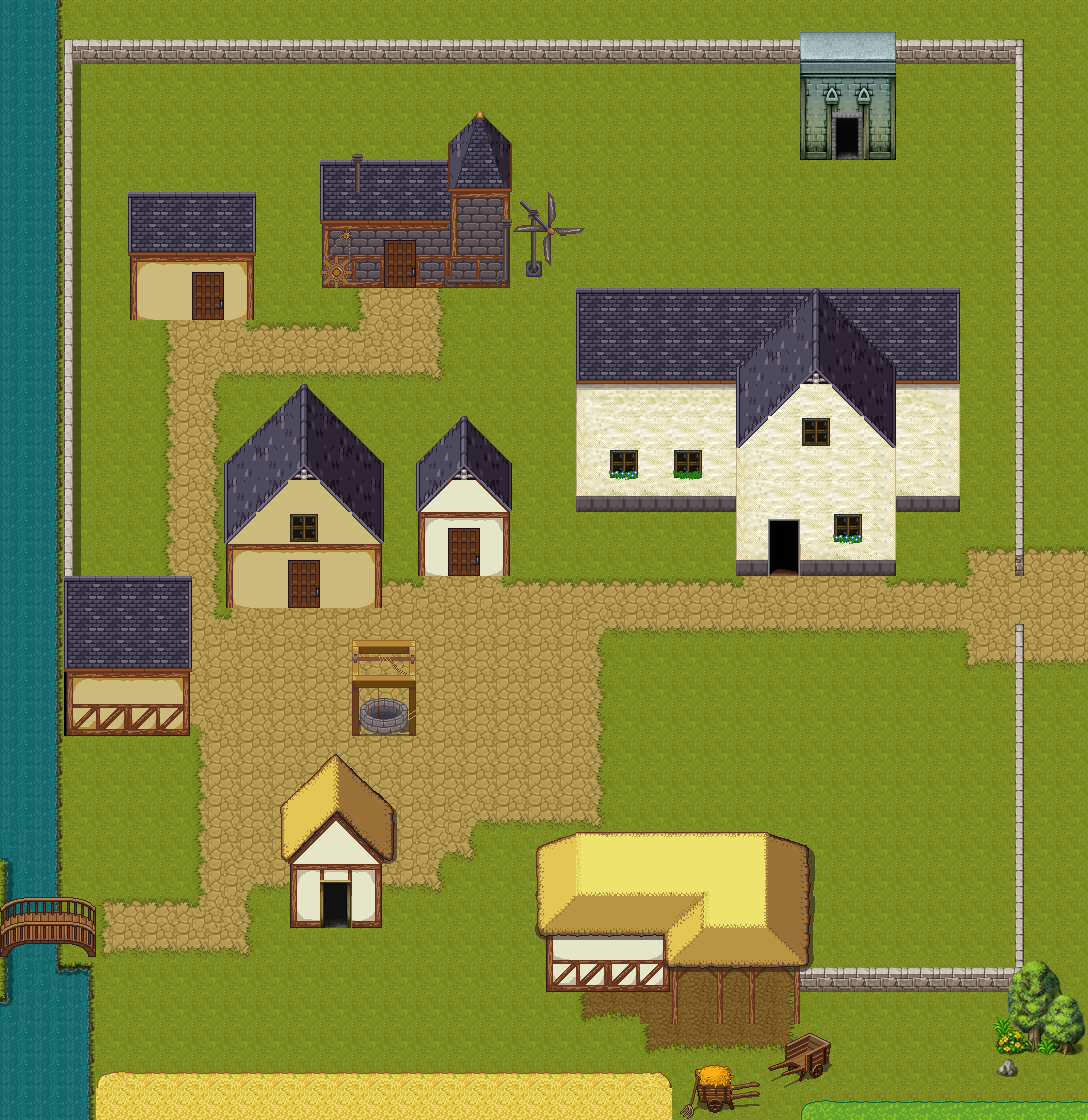

The image is a tile-based game level rendered from a .tmx file. Its description and source (layers, tilesets, objects; grid data summarised) follow:
An orthogonal 34x35 tile map with 32x32 px tiles, 4 tile layers (ground1, ground2, terrain, terrain2), 7 tilesets and 63 objects (4x PORTAL, carriage, malo, chien_jaune, portal5, ...).

<map version="1.0" tiledversion="1.1.3" orientation="orthogonal" renderorder="right-up" width="34" height="35" tilewidth="32" tileheight="32" infinite="0" nextobjectid="105">
 <properties>
  <property name="music" value="THEME_VILLAGE" />
 </properties>
 <tileset firstgid="1" source="terrain.tsx" />
 <tileset firstgid="1025" source="cottage.tsx" />
 <tileset firstgid="1281" source="cottage_roof.tsx" />
 <tileset firstgid="1537" source="Celianna_TileA2.tsx" />
 <tileset firstgid="2017" source="Celianna_TileA1.tsx" />
 <tileset firstgid="2497" source="spring_E2_Candacis.tsx" />
 <tileset firstgid="2753" source="spring_D2_Candacis.tsx" />
 <layer name="ground1" width="34" height="35">
  <data>[1190 cells, 1190 non-empty, 27 distinct tile ids]</data>
 </layer>
 <layer name="ground2" width="34" height="35">
  <data>[1190 cells, 121 non-empty, 25 distinct tile ids]</data>
 </layer>
 <layer name="terrain" width="34" height="35">
  <data>[1190 cells, 331 non-empty, 132 distinct tile ids]</data>
 </layer>
 <layer name="terrain2" width="34" height="35">
  <data>[1190 cells, 143 non-empty, 95 distinct tile ids]</data>
 </layer>
 <objectgroup name="zindex">
  <object id="16" x="192" y="736">
   <polygon points="0,0 -112,0 -112,-160 0,-160" />
  </object>
  <object id="17" x="352" y="640">
   <polygon points="0,0 0,96 64,96 64,0" />
  </object>
  <object id="19" x="1011" y="593">
   <polygon points="0,32 0,48 16,48 16,32" />
  </object>
  <object id="29" x="736" y="576">
   <polygon points="0,0 160,0 160,-64 0,-64" />
  </object>
  <object id="30" x="576" y="512">
   <polygon points="0,0 384,0 384,-224 0,-224" />
  </object>
  <object id="31" x="416" y="928">
   <polygon points="-128,0 -128,-64 -136,-72 -136,-120 -80,-176 -24,-120 -24,-72 -32,-64 -32,0" />
  </object>
  <object id="44" x="672" y="1024">
   <polygon points="0,0 0,-192 88,-192 136,-176 136,-64 128,-56 128,0" />
  </object>
  <object id="45" x="672" y="992">
   <polygon points="0,0 -128,0 -128,-56 -136,-64 -136,-144 -96,-160 0,-160" />
  </object>
  <object id="46" x="800" y="965">
   <polygon points="0,0 0,27 212,27 212,0" />
  </object>
  <object id="47" x="696" y="1064">
   <polygon points="0,0 0,24 -16,48 0,48 64,40 64,16 40,16 32,0" />
  </object>
  <object id="48" x="776" y="1048">
   <polygon points="0,0 -8,24 56,24 56,-8 32,-16" />
  </object>
  <object id="49" x="104" y="1072">
   <polygon points="0,0 -8,8 -8,48 568,48 568,16 552,0" />
  </object>
  <object id="54" x="136" y="200">
   <polygon points="-8,-8 -8,120 120,120 120,-8" />
  </object>
  <object id="79" x="801" y="34">
   <polygon points="0,0 -1,126 99,124 94,-1" />
  </object>
  <object id="96" x="0" y="914.667" width="97.3333" height="160.667" />
  <object id="99" x="320" y="108" width="192" height="182.667" />
  <object id="100" x="514" y="193.333" width="72" height="86.6667" />
  <object id="103" x="224" y="384" width="160" height="225.333" />
  <object id="104" x="416.667" y="414.667" width="95.3333" height="163.333" />
 </objectgroup>
 <objectgroup name="collision">
  <object id="1" x="1012.67" y="60">
   <polygon points="0,0 0,514.667 75.3333,514.667 75.3333,0" />
  </object>
  <object id="2" x="33" y="4">
   <polygon points="-32,0 -32,64 1056,64 1056,0" />
  </object>
  <object id="7" x="1013.67" y="616">
   <polygon points="0,24 0,376 73.3333,376 73.3333,24" />
  </object>
  <object id="8" x="1024" y="568">
   <polygon points="40,-8 40,72 64,72 64,-8" />
  </object>
  <object id="10" x="416" y="512">
   <polygon points="0,0 0,64 96,64 96,0" />
  </object>
  <object id="11" x="192" y="640">
   <polygon points="0,0 0,96 -112,96 -112,0" />
  </object>
  <object id="12" x="352" y="704">
   <polygon points="0,0 0,32 64,32 64,0" />
  </object>
  <object id="25" x="224" y="608">
   <polygon points="0,0 0,-96 160,-96 160,0" />
  </object>
  <object id="27" x="576" y="416">
   <polygon points="0,0 0,96 384,96 384,0" />
  </object>
  <object id="28" x="736" y="576">
   <polygon points="0,0 160,0 160,-64 0,-64" />
  </object>
  <object id="32" x="416" y="928">
   <polygon points="-128,0 -40,0 -40,-48 -128,-48" />
  </object>
  <object id="34" x="88" y="912">
   <polygon points="0,0 -88,0 -88,-860 -8,-860" />
  </object>
  <object id="37" x="544" y="896">
   <polygon points="0,0 0,96 256,96 256,0" />
  </object>
  <object id="38" x="672" y="1000">
   <polygon points="0,-8 0,24 128,24 128,-8" />
  </object>
  <object id="39" x="88" y="1096">
   <polygon points="0,-8 1000,-8 1000,24 0,24" />
  </object>
  <object id="40" x="674" y="1087">
   <polygon points="0,0 0,31 123,31 123,0" />
  </object>
  <object id="41" x="768" y="1051">
   <polygon points="0,0 0,34 64,34 64,0" />
  </object>
  <object id="43" x="808" y="967.933">
   <polygon points="-8,15.0667 -8,128.067 280,128.067 280,15.0667" />
  </object>
  <object id="55" x="128" y="320">
   <polygon points="0,0 128,0 128,-72 0,-72" />
  </object>
  <object id="70" x="544" y="278">
   <polygon points="0,0 -18,0 -17,-22 -2,-22" />
  </object>
  <object id="78" x="803" y="111">
   <polygon points="-2,0 -1,50 94,48 95,0" />
  </object>
  <object id="83" x="-0.666667" y="954.667">
   <polygon points="0,0 10.6667,-9.33333 24.6667,-14.6667 73.3333,-13.3333 96,-6 94.6667,166.667 0,165.333" />
  </object>
  <object id="85" x="0" y="904.667" width="8.66667" height="55.3333" />
  <object id="98" x="320.667" y="222.667" width="191.333" height="68" />
 </objectgroup>
 <objectgroup name="interactions">
  <object id="20" name="portal1" type="PORTAL" gid="1001" x="1024" y="619" width="32" height="32" />
  <object id="21" name="defaultPortal" type="PORTAL" gid="1001" x="450" y="672" width="32" height="32" />
  <object id="51" name="portal3" type="PORTAL" gid="1001" x="768" y="579" width="32" height="32" />
  <object id="53" name="portal4" type="PORTAL" gid="1001" x="193" y="324" width="32" height="32" />
  <object id="56" name="carriage" gid="1001" x="98.6667" y="941" width="98" height="45.3333" />
  <object id="61" name="malo" gid="1001" x="123.334" y="965.333" width="32" height="32" />
  <object id="62" name="chien_jaune" gid="1001" x="545" y="738" width="32" height="32" />
  <object id="64" name="portal5" gid="46" x="381" y="294" width="32" height="32" />
  <object id="77" name="portal6" gid="46" x="831" y="164" width="32" height="32" />
  <object id="80" name="cow" gid="46" x="254" y="648" width="32" height="32" />
  <object id="81" name="lapin_bleu" gid="46" x="447" y="832" width="32" height="32" />
  <object id="86" name="portal7" gid="46" x="12.6667" y="938" width="32" height="32" />
  <object id="91" name="rich_cat" gid="46" x="298.667" y="648.667" width="32" height="32" />
  <object id="92" name="portal_hole1" gid="46" x="835" y="734" width="32" height="32" />
  <object id="93" name="portal_hole2" gid="46" x="676" y="191" width="32" height="32" />
  <object id="94" name="portal_hole3" gid="46" x="433" y="1008" width="32" height="32" />
 </objectgroup>
 <objectgroup name="items">
  <object id="97" name="Torch" type="ITEM" gid="46" x="578.667" y="1056" width="32" height="32" />
 </objectgroup>
 <objectgroup name="path">
  <object id="60" name="path_carriage" x="107.666" y="946.333">
   <polyline points="-4.66667,-4.66667 -23.6666,-10 -64.3332,-13 -87,-12.6667" />
  </object>
  <object id="89" name="path_malo1" x="136.667" y="952.667">
   <polyline points="-12.6667,13.3333 30.6667,6.66667 78,-3.33333" />
  </object>
  <object id="90" name="path_malo2" x="120" y="938">
   <polyline points="98.6667,7.33333 -34,-2 -77.3333,-4.66667 -92,-3.33333" />
  </object>
 </objectgroup>
</map>
